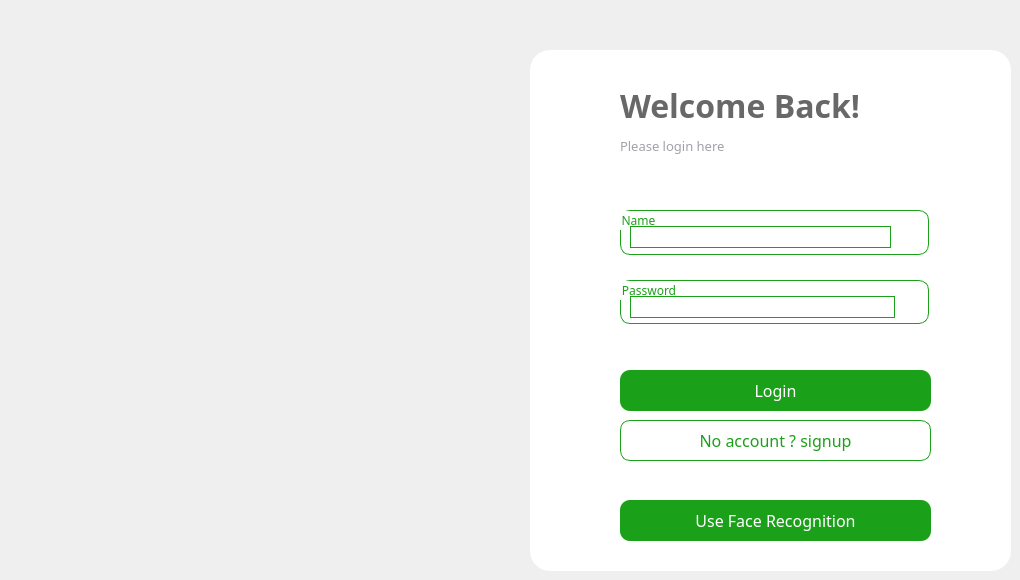
    <widget class="QWidget" name="Login">
     <widget class="QGroupBox" name="user">
      <property name="geometry">
       <rect>
        <x>620</x>
        <y>210</y>
        <width>309</width>
        <height>45</height>
       </rect>
      </property>
      <property name="font">
       <font>
        <family>Lexend Light</family>
       </font>
      </property>
      <property name="styleSheet">
       <string notr="true">border-radius:10px;
border-color: rgb(27, 160, 25);
border-width : 1.2px;
border-style:solid;
color: rgb(27, 160, 25);
</string>
      </property>
      <property name="title">
       <string>Name</string>
      </property>
      <property name="alignment">
       <set>Qt::AlignLeading|Qt::AlignLeft|Qt::AlignTop</set>
      </property>
      <property name="flat">
       <bool>false</bool>
      </property>
      <property name="checkable">
       <bool>false</bool>
      </property>
      <widget class="QLineEdit" name="name1">
       <property name="enabled">
        <bool>true</bool>
       </property>
       <property name="geometry">
        <rect>
         <x>10</x>
         <y>16</y>
         <width>261</width>
         <height>22</height>
        </rect>
       </property>
       <property name="styleSheet">
        <string notr="true">border-radius:0px;
border-color: rgb(27, 160, 25);
border-width : 0x;
color:grey;</string>
       </property>
       <property name="text">
        <string/>
       </property>
      </widget>
     </widget>
     <widget class="QPushButton" name="SignUp_btn">
      <property name="geometry">
       <rect>
        <x>620</x>
        <y>420</y>
        <width>311</width>
        <height>41</height>
       </rect>
      </property>
      <property name="font">
       <font>
        <family>Lexend Light</family>
        <pointsize>12</pointsize>
        <bold>false</bold>
        <strikeout>false</strikeout>
       </font>
      </property>
      <property name="cursor">
       <cursorShape>PointingHandCursor</cursorShape>
      </property>
      <property name="styleSheet">
       <string notr="true">border-color: rgb(27, 160, 25);
color: rgb(27, 160, 25);
border-radius:10px;
border-width : 1.2px;
border-style:solid;</string>
      </property>
      <property name="text">
       <string>No account ? signup</string>
      </property>
      <property name="checkable">
       <bool>false</bool>
      </property>
      <property name="autoRepeat">
       <bool>false</bool>
      </property>
      <property name="autoDefault">
       <bool>false</bool>
      </property>
      <property name="default">
       <bool>false</bool>
      </property>
      <property name="flat">
       <bool>false</bool>
      </property>
     </widget>
     <widget class="QPushButton" name="Login_btn">
      <property name="geometry">
       <rect>
        <x>620</x>
        <y>370</y>
        <width>311</width>
        <height>41</height>
       </rect>
      </property>
      <property name="font">
       <font>
        <family>Lexend Light</family>
        <pointsize>12</pointsize>
        <bold>false</bold>
        <strikeout>false</strikeout>
       </font>
      </property>
      <property name="cursor">
       <cursorShape>PointingHandCursor</cursorShape>
      </property>
      <property name="styleSheet">
       <string notr="true">background-color: rgb(27, 160, 25);
color: rgb(255, 255, 255);
border-radius:10px;</string>
      </property>
      <property name="text">
       <string>Login</string>
      </property>
      <property name="checkable">
       <bool>false</bool>
      </property>
      <property name="autoRepeat">
       <bool>false</bool>
      </property>
      <property name="autoDefault">
       <bool>false</bool>
      </property>
      <property name="default">
       <bool>false</bool>
      </property>
      <property name="flat">
       <bool>false</bool>
      </property>
     </widget>
     <widget class="QGroupBox" name="Password">
      <property name="geometry">
       <rect>
        <x>620</x>
        <y>280</y>
        <width>309</width>
        <height>44</height>
       </rect>
      </property>
      <property name="font">
       <font>
        <family>Lexend Light</family>
       </font>
      </property>
      <property name="styleSheet">
       <string notr="true">border-radius:10px;
border-color: rgb(27, 160, 25);
border-width : 1.2px;
border-style:solid;
color: rgb(27, 160, 25);
</string>
      </property>
      <property name="title">
       <string>Password</string>
      </property>
      <property name="alignment">
       <set>Qt::AlignLeading|Qt::AlignLeft|Qt::AlignTop</set>
      </property>
      <property name="flat">
       <bool>false</bool>
      </property>
      <property name="checkable">
       <bool>false</bool>
      </property>
      <widget class="QLineEdit" name="password1">
       <property name="geometry">
        <rect>
         <x>10</x>
         <y>16</y>
         <width>265</width>
         <height>22</height>
        </rect>
       </property>
       <property name="styleSheet">
        <string notr="true">border-radius:0px;
border-color: rgb(27, 160, 25);
border-width : 0x;
color:grey;</string>
       </property>
       <property name="text">
        <string/>
       </property>
       <property name="echoMode">
        <enum>QLineEdit::Password</enum>
       </property>
      </widget>
     </widget>
     <widget class="QLabel" name="Title">
      <property name="enabled">
       <bool>false</bool>
      </property>
      <property name="geometry">
       <rect>
        <x>620</x>
        <y>90</y>
        <width>311</width>
        <height>31</height>
       </rect>
      </property>
      <property name="font">
       <font>
        <family>Lexend</family>
        <pointsize>24</pointsize>
        <bold>true</bold>
       </font>
      </property>
      <property name="styleSheet">
       <string notr="true">color: rgb(104, 104, 104);</string>
      </property>
      <property name="text">
       <string>Welcome Back!</string>
      </property>
      <property name="scaledContents">
       <bool>false</bool>
      </property>
     </widget>
     <widget class="QLabel" name="Sub_title">
      <property name="enabled">
       <bool>false</bool>
      </property>
      <property name="geometry">
       <rect>
        <x>620</x>
        <y>130</y>
        <width>291</width>
        <height>31</height>
       </rect>
      </property>
      <property name="font">
       <font>
        <family>Lexend Light</family>
        <pointsize>10</pointsize>
       </font>
      </property>
      <property name="cursor">
       <cursorShape>PointingHandCursor</cursorShape>
      </property>
      <property name="layoutDirection">
       <enum>Qt::LeftToRight</enum>
      </property>
      <property name="styleSheet">
       <string notr="true">background-color:transparent;
color: #A2A1A8</string>
      </property>
      <property name="text">
       <string>Please login here</string>
      </property>
      <property name="alignment">
       <set>Qt::AlignLeading|Qt::AlignLeft|Qt::AlignVCenter</set>
      </property>
     </widget>
     <widget class="QWidget" name="widget_2" native="true">
      <property name="geometry">
       <rect>
        <x>530</x>
        <y>50</y>
        <width>481</width>
        <height>521</height>
       </rect>
      </property>
      <property name="styleSheet">
       <string notr="true">background-color:white;
border-radius:20px;
</string>
      </property>
      <widget class="QPushButton" name="go_to_face_recog">
       <property name="geometry">
        <rect>
         <x>90</x>
         <y>450</y>
         <width>311</width>
         <height>41</height>
        </rect>
       </property>
       <property name="font">
        <font>
         <family>Lexend Light</family>
         <pointsize>12</pointsize>
         <bold>false</bold>
         <strikeout>false</strikeout>
        </font>
       </property>
       <property name="cursor">
        <cursorShape>PointingHandCursor</cursorShape>
       </property>
       <property name="styleSheet">
        <string notr="true">background-color: rgb(27, 160, 25);
color: rgb(255, 255, 255);
border-radius:10px;</string>
       </property>
       <property name="text">
        <string>Use Face Recognition</string>
       </property>
       <property name="checkable">
        <bool>false</bool>
       </property>
       <property name="autoRepeat">
        <bool>false</bool>
       </property>
       <property name="autoDefault">
        <bool>false</bool>
       </property>
       <property name="default">
        <bool>false</bool>
       </property>
       <property name="flat">
        <bool>false</bool>
       </property>
      </widget>
     </widget>
     <widget class="QLabel" name="label_2">
      <property name="geometry">
       <rect>
        <x>90</x>
        <y>50</y>
        <width>451</width>
        <height>521</height>
       </rect>
      </property>
      <property name="styleSheet">
       <string notr="true">QLabel {
    border-top-left-radius: 20px;    /* Round top-left corner */
    border-bottom-left-radius: 20px; /* Round bottom-left corner */
    border-top-right-radius: 0px;    /* Ensure top-right remains square */
    border-bottom-right-radius: 0px; /* Ensure bottom-right remains square */
	border:none;         /* Optional: Add a visible border */
}
</string>
      </property>
      <property name="text">
       <string/>
      </property>
      <property name="pixmap">
       <pixmap resource="resources.qrc">:/images/Cover.png</pixmap>
      </property>
      <property name="scaledContents">
       <bool>true</bool>
      </property>
      <property name="alignment">
       <set>Qt::AlignCenter</set>
      </property>
      <property name="wordWrap">
       <bool>false</bool>
      </property>
     </widget>
     <zorder>widget_2</zorder>
     <zorder>label_2</zorder>
     <zorder>user</zorder>
     <zorder>SignUp_btn</zorder>
     <zorder>Login_btn</zorder>
     <zorder>Password</zorder>
     <zorder>Title</zorder>
     <zorder>Sub_title</zorder>
    </widget>
